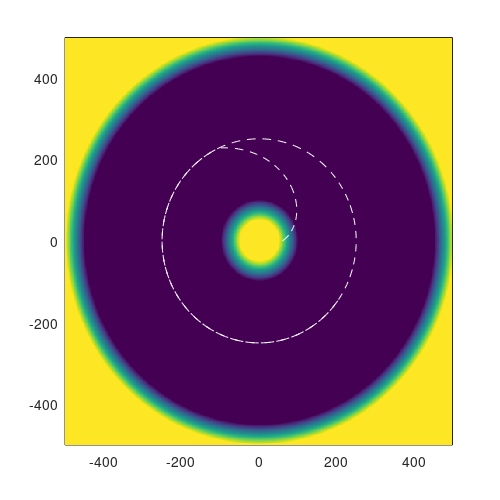

The MATLAB script that drew this image: (Note: this script raises an error after producing the figure.)
% Clearing Matlab workspace
clear all

% Setting up partition
m=500;
n=500;
dx=2.0;
dy=2.0;
x=[0:m-1]*dx-m/2*dx;
y=[0:n-1]*dy-n/2*dy;

% Creating 2D X and Y grid values
[X,Y]=meshgrid(x,y);

% Dimensions of plot window 
wid=5;
len=5;
set(gcf,'units','inches','paperunits','inches','papersize', [wid len],'position',[1 1 wid len],'paperposition',[0 0 wid len]);
clf

% Circular depth profile parameters
R1=450;
Slope=0.24;

R2=100;
Slope_is=0.24;

% Initalizing depth data at 10 meters 
dep=zeros(n,m)+10.0;

% Generating circular moat 
for j=1:n
    for i=1:m
        r=sqrt(X(j,i)^2+Y(j,i)^2);
        if r>R1
            dep(j,i)=10.0-(r-R1)*Slope;
        end
        if r<R2
            dep(j,i)=10.0-(R2-r)*Slope_is;
        end
        
    end
end

% Fixing land height to be 2m max
% Note: negative number correspond to land
dep(dep<-2.0)=-2.0;

% Inital position
Rs=R2-40.0;
x0=Rs;
y0=0.0;

% Vessel speed
speed0=10.0;

% Time parition for vessel simulation
t=[0:300];

% Inital position and velocity
xship(1)=x0;
yship(1)=y0;
actsp(1)=0.0;

% Radius of eventual vessel path
Rship=250;

% Time for vessel to reach circular path 
t0=50;


for it=2:length(t)
    
    % Vessel radius
    if(t(it)<t0)
        % Vessel approaching circular path
        rship=Rs+(Rship-Rs)*t(it)/t0;
    else
        % Vessel at circular path
        rship=Rship;
    end
    
    % Angular speed based of current radius
    omega=speed0/Rship;
    
    % Angular position 
    angle=t(it)*omega;
    
    % Cartesian position 
    xship(it)=rship*cos(angle);
    yship(it)=rship*sin(angle);
    
    % Corrected speed
    actsp(it)=sqrt((xship(it)-xship(it-1))^2+(yship(it)-yship(it-1))^2)/(t(it)-t(it-1));
end

% Plotting depth and ship path
pcolor(X,Y,-dep),shading flat
hold on
plot(xship,yship,'w--')
hold off

vessel(:,1)=t;

% Shifting positions by half a grid space
vessel(:,2)=xship+m/2*dx;
vessel(:,3)=yship+n/2*dy;
%vessel(:,4)=actsp;

% Saving data to file
save -ASCII depth.txt dep
save -ASCII vessel_0001 vessel








    
    
    
    
    
      